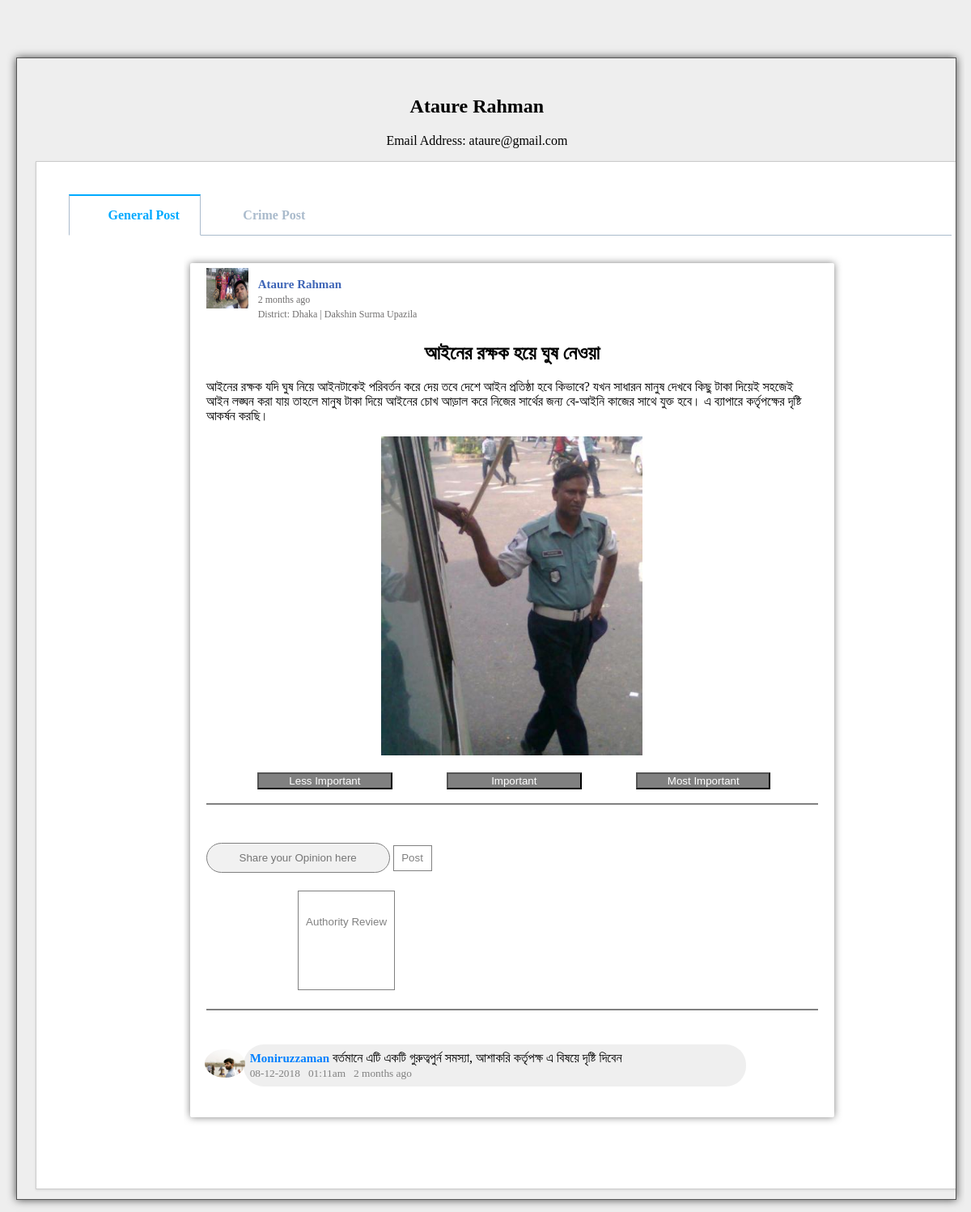
The app's page /admin/individual_user_info.php?u_mail=ataure@gmail.com with its own data.
### tables this page shows
CREATE TABLE `user_info` (
  `SL` int(11) NOT NULL,
  `user_name` varchar(40) NOT NULL,
  `full_name` varchar(40) NOT NULL,
  `password` varchar(40) NOT NULL,
  `mail_address` varchar(40) NOT NULL,
  `nid_no` int(20) NOT NULL,
  `date_birth` date NOT NULL,
  `division_name` varchar(40) NOT NULL,
  `district_name` varchar(30) NOT NULL,
  `district_code` varchar(30) NOT NULL,
  `upazila_name` varchar(30) NOT NULL,
  `upazila_code` varchar(30) NOT NULL,
  `profile_image` varchar(100) NOT NULL,
  `status` int(50) NOT NULL DEFAULT '1',
  `post_status` int(50) NOT NULL DEFAULT '1'
);

CREATE TABLE `complaint` (
  `post_id` int(100) NOT NULL,
  `user_id` varchar(40) NOT NULL,
  `user_fullname` varchar(40) NOT NULL,
  `post_title` text NOT NULL,
  `post_text` text NOT NULL,
  `attatchment` varchar(100) NOT NULL,
  `date_time` timestamp NOT NULL DEFAULT CURRENT_TIMESTAMP,
  `post_type` varchar(40) NOT NULL,
  `upazila_code` varchar(40) NOT NULL,
  `district_code` varchar(50) NOT NULL,
  `post_date` date NOT NULL
);

CREATE TABLE `comment` (
  `com_id` int(100) NOT NULL,
  `user_id` varchar(100) NOT NULL,
  `post_id` varchar(40) NOT NULL,
  `post_type` varchar(30) NOT NULL,
  `com_text` varchar(100) NOT NULL,
  `com_date` varchar(10) NOT NULL,
  `com_time` varchar(10) NOT NULL,
  `current_timestemp` timestamp NOT NULL DEFAULT CURRENT_TIMESTAMP ON UPDATE CURRENT_TIMESTAMP
);

### main/functions.php (called while the page is built, shortened)
<?php
	class  Main{
		public function timeAgo($time_ago){
  $time_ago        = strtotime($time_ago);
  $current_time    = time();
  $time_difference = $current_time - $time_ago;
  $seconds         = $time_difference;
  $minutes = round($seconds / 60);
  $hours   = round($seconds / 3600);
  $days    = round($seconds / 86400);
  $weeks   = round($seconds / 604800);
  $months  = round($seconds / 2629440);
  $years   = round($seconds / 31553280);
  if ($seconds <= 60){
    return "Just Now";
  } else if ($minutes <= 60){
    if ($minutes == 1){
      return "one minute ago";
    } else {
      return "$minutes minutes ago";
    }
  } else if ($hours <= 24){
    if ($hours == 1){
      return "an hour ago";
    } else {
      return "$hours hrs ago";
    }
  } else if ($days <= 7){
    if ($days == 1){
      return "yesterday";
    } else {
      return "$days days ago";
    }
  } else if ($weeks <= 4.3){
    if ($weeks == 1){
      return "a week ago";
    } else {
      return "$weeks weeks ago";
    }
  } else if ($months <= 12){
    if ($months == 1){
      return "a month ago";
    } else {
      return "$months months ago";
    }
  } else {
    if ($years == 1){
      return "one year ago";
    } else {
      return "$years years ago";
    }
  }
		}
	}
?>

### admin/individual_user_info.php (the view, shortened to what this page needs)
<?php
	include '../main/functions.php';
	$get    = new Main;
?>
<!DOCTYPE html>
<html lang="en">
<head>
	<link rel="stylesheet" href="../css/home.css">
	<link rel="stylesheet" href="../css/profile.css">
	<link rel="stylesheet" href="css/tab_content.css">
	<link rel="stylesheet" href="css/style.css">
</head>
<body>
	<?php include '../connection.php'; ?>
<?php
$user_mail=$_GET['u_mail'];
$sql = mysqli_query($conn, "SELECT * FROM user_info WHERE mail_address='$user_mail'");
		$row = mysqli_fetch_array($sql);
	       	$u_name= $row['full_name'];
	       	$user_id= $row['user_name'];
$post_exist=false;
$sql1 = mysqli_query($conn, "SELECT user_id FROM complaint WHERE user_id='$user_id'");
		while ($row1 = mysqli_fetch_array($sql1)) {
			if(isset($row1['user_id'])){
				$post_exist=true;
			}
		}?>
	<div class="container">
		<div class="main_info" style="width: 98%;">
			<div id="about_me">
				<center>
				<h2><?php echo $u_name; ?></h2>
				<p>Email Address: <?php echo $user_mail; ?></p>
				</center>
				<main>
				  <label class="tab_label" for="tab1">General Post</label>
				  <label class="tab_label" for="tab2">Crime Post</label>
				<section id="content1">
<?php
if ($post_exist==false) { ?>
	<h1>Sorry <?php echo $u_name; ?> don't have any post </h1>
<?php
}
else{
?>
<div class="row_personal_post">
		<div class="post_body" style="margin-top: 0.3%; width: 100%; margin-left: 13%;">
			<div class="post_body_middle" style="width: 73%;">
				<?php
					$post_type="Generel";
					$sql_post_view = mysqli_query($conn, "SELECT complaint.user_fullname, complaint.post_id, complaint.post_title, complaint.post_text, complaint.attatchment, complaint.date_time, complaint.upazila_code, user_info.profile_image, user_info.upazila_name, user_info.district_name, user_info.user_name FROM complaint, user_info WHERE  complaint.post_type='$post_type' AND complaint.user_id='$user_id' AND user_info.full_name=complaint.user_fullname ORDER BY post_id DESC");
						while ($row_post = mysqli_fetch_array($sql_post_view))
				       		{
				       			$post_user_name=$row_post['user_fullname'];
				       			$time_ago=$row_post['date_time'];
				       			$post_user_image=$row_post['profile_image'];
				       	?>
							<div class="post-show" style="width: 100%; margin-left: 1%;">
								<div class="post-show-inner">
									<div class="post-header">
										<div class="post-left-box">
											<div class="id-img-box"><img src="../uploads/<?php echo $post_user_image ?>"></img></div>
											<div class="id-name">
												<ul>
													<li><a href="#"><?php echo $post_user_name ?></a></li>
													<li><small style="color: #706E6E"><?php echo $get->timeAgo($time_ago); ?></small></li>
													<li><small style="color: #706E6E;">District: <?php echo $row_post['district_name']; ?> | <?php echo $row_post['upazila_name']; ?></small></li>
												</ul>
											</div>
										</div>
									</div>
									<br>
									<div class="post-body">
										<div class="post-header-text">
											<h2 align="center"><?php echo $row_post['post_title']; ?></h2>
											<p><?php echo $row_post['post_text']; ?></p>
										</div>
										<div class="post-img">
											<center>
											<img align="center" src="../post_image/<?php echo $row_post['attatchment']; ?>" style="color: gray;" alt="No Image Available"></img>
											</center>
										</div>
										<?php
											       $post_id= $row_post['post_id'];
										?>
										<div class="post-footer">
											<div class="post_footer_inner">
											<form action="#">
													<button class="review_btn" name="l_i_btn">Less Important</button>
													<button class="review_btn" name="i_btn">Important</button>
													<button class="review_btn" name="m_i_btn">Most Important</button>
												</form>
											</div>
										</div>
										<br>
										<hr style="margin-top: 2%; margin-bottom: 3%; border:0.5px solid gray;">
											<div class="comment_div">
												<form action="comment_sql.php" method="POST">
													<input style="width: 30%;" type="text" class="comment_input_box" name="comment" placeholder="Share your Opinion here">
													<button class="post_comment_button" name="p_c_btn">Post</button>
												</form>
													<div class="authority_popup">
														<button class="authority_popup_btn" id="myBtn">Authority Review</button>
													</div>
													<hr style="margin-top: 2%; margin-bottom: 3%; border:0.5px solid gray;">
										<?php
											$sql_comment_view = mysqli_query($conn, "SELECT comment.com_id, comment.user_id, comment.post_id, comment.post_type, comment.com_text, comment.com_date, comment.com_time, comment.current_timestemp, user_info.full_name, user_info.profile_image FROM comment, user_info WHERE  comment.post_id='$post_id' AND comment.post_type='$post_type' AND user_info.user_name=comment.user_id ORDER BY com_id ASC");
													while ($row_comm = mysqli_fetch_array($sql_comment_view))
											       		{
											       			$com_user_name=$row_comm['full_name'];
											       			$com_user_image=$row_comm['profile_image'];
											       			$comment_text=$row_comm['com_text'];
											       			$date=$row_comm['com_date'];
											       			$time=$row_comm['com_time'];
											       			$com_time_ago=$row_comm['current_timestemp'];
										?>
													<div>
														<div class="user_image_comment">
															<img style="width: 100%; height: 100%; margin: 25px -2px; border-radius: 50%;" src="../uploads/<?php echo $com_user_image; ?>" alt="Image">
														</div>
														<form action="delete_comment_sql.php" method="post">
														<div class="comment_info">
															<p><b style="font-size: 15px; color: #0080FF;"><?php echo $com_user_name; ?></b>
																<?php echo $comment_text; ?>
																<br>
																<small style="color: gray;"><?php echo $date;?> &nbsp <?php echo $time;?> &nbsp <?php echo $get->timeAgo($com_time_ago); ?></small>
															</p>
														</div>
														</form>
													</div> <br>
											<?php
										}
										?>
											</div>
										<br>
										<br>
									</div>
								</div>
							</div>
							<?php
				       	}
							?>
				</div>
		</div>
	</div>
<?php } ?>
</section>
				</main>
			</div>
		</div>
	</div>
</body>
</html>

### css/home.css (style rules this page uses)
* { font-family: 'Siyam Rupali' 'The Times New Roman'; src: url('https://bits.wikimedia.org/static-current/extensions/UniversalLanguageSelector/data/fontrepo/fonts/SiyamRupali/SiyamRupali.eot?version=1.070'); src: local('Siyam Rupali'), url('https://bits.wikimedia.org/static-current/extensions/UniversalLanguageSelector/data/fontrepo/fonts/SiyamRupali/SiyamRupali.woff?version=1.070') format('woff'), url('https://bits.wikimedia.org/static-current/extensions/UniversalLanguageSelector/data/fontrepo/fonts/SiyamRupali/SiyamRupali.ttf?version=1.070') format('truetype'); font-style: normal; }
body { background-color: #eeeeee; }
.container { overflow: hidden; width: 100%; }
.post_body { margin-top: 2.7%; width: 99.87%; background-color: transparent; overflow: hidden; padding-bottom: 3%; }
.post_body_middle { float: left; width: 100%; }
.post-show { width: 40%; margin-left: 30%; margin-top: 1%; margin-bottom: 2%; background: #FFF none repeat scroll 0% 0%; border-radius: 2px; background-color: white; box-shadow: 0 0 10px rgba(0,0,0,0.5); }
.post-show-inner { width:95%; margin:10px auto; }
.post-header { width:100%; height:60px; }
.post-header-text { margin:8px 0px; }
.post-img { width:100%; height:auto; max-height:400px; }
.post-img img { max-width:100%; max-height:394px; }
.post-left-box { width:80%; height:auto; }
.post-left-box ul { list-style:none; }
.post-left-box ul li { display:block; padding-left: -5px; }
.post-left-box ul li a { text-decoration: none; font-size: 15px; font-weight: bold; color: #3F66B7; }
.post-left-box ul li small { font-size: 12px; color: #D2D1D1; }
.id-img-box { width:52px; height:50px; float:left; margin-top: 1%; }
.id-img-box img { width:100%; height:100%; }
.id-name { padding-left: 24px; padding-top: 1px; }
.post-footer { width:100%; height:20px; margin-top:5px; }
.review_btn { margin-top: 2%; margin-left: 8.4%; margin-bottom: 2%; cursor: pointer; background-color: gray; color: white; width: 22%; }
.comment_input_box { border:1px solid gray; border-radius: 25px; padding: 5px; height: 5%; }
.user_image_comment { width: 50px; height: 35px; }
.post_comment_button { width: 4vw; cursor: pointer; background-color: transparent; border: 0.5px solid gray; color: gray; padding: 1%; text-align: center; text-decoration: none; display: inline-block; }
.comment_info p { margin: -16px 46px; width: 80%; padding: 8px; background-color: rgba(224,224,224,0.5); border-radius: 25px; }
.authority_popup { margin-bottom: 3%; }
.authority_popup_btn { width: 10vw; height: 4.5vh; margin-left: 15%; cursor: pointer; background-color: transparent; border: 0.5px solid gray; color: gray; padding-top: 4%; padding-bottom: 12%; text-align: center; text-decoration: none; display: inline-block; }

### css/profile.css (style rules this page uses)
* { font-family: 'Siyam Rupali' 'The Times New Roman'; src: url('https://bits.wikimedia.org/static-current/extensions/UniversalLanguageSelector/data/fontrepo/fonts/SiyamRupali/SiyamRupali.eot?version=1.070'); src: local('Siyam Rupali'), url('https://bits.wikimedia.org/static-current/extensions/UniversalLanguageSelector/data/fontrepo/fonts/SiyamRupali/SiyamRupali.woff?version=1.070') format('woff'), url('https://bits.wikimedia.org/static-current/extensions/UniversalLanguageSelector/data/fontrepo/fonts/SiyamRupali/SiyamRupali.ttf?version=1.070') format('truetype'); font-style: normal; }
body { background-color: #eeeeee; }
.container { overflow: hidden; margin-top: 3%; width: 100%; }
.main_info { overflow: hidden; float: left; width: 78%; margin-left: 1%; margin-bottom: 3%; margin-top: 3%; border: solid 1px #555555; background-color: transparent; box-shadow: 0 0 10px rgba(0,0,0,0.7); }
#about_me { margin:4% 4% 1% 2%; }

### admin/css/tab_content.css (style rules this page uses)
main { width: 100%; padding: 40px; border: 1px solid rgba(0,0,0,.2); background: #fff; box-shadow: 0 1px 3px rgba(0,0,0,.1); }
#content1, #content2, #content3 { display: none; padding: 20px 0 0; border-top: 1px solid #abc; }
.tab_label { display: inline-block; margin: 0 0 -1px; padding: 15px 25px; font-weight: 600; text-align: center; color: #abc; border: 1px solid transparent; }
.tab_label:before { font-family: fontawesome; font-weight: normal; margin-right: 10px; }
.tab_label[for*='1']:before { content: '\f1cb'; }
.tab_label[for*='2']:before { content: '\f17d'; }
.input:checked + .tab_label { color: #0af; border: 1px solid #abc; border-top: 2px solid #0af; border-bottom: 1px solid #fff; }
#tab1:checked ~ #content1, #tab2:checked ~ #content2, #tab3:checked ~ #content3 { display: block; }

### records on screen
user_info: full_name "Ataure Rahman"
complaint: user_info.profile_image (picture), user_fullname "Ataure Rahman", date_time "2 months ago", user_info.district_name "Dhaka", user_info.upazila_name "Dakshin Surma Upazila", post_title "আইনের রক্ষক হয়ে ঘুষ নেওয়া", post_text "আইনের রক্ষক যদি ঘুষ নিয়ে আইনটাকেই পরিবর্তন করে দেয় তবে দেশে আইন প্রতিষ্ঠা হবে কিভাবে? যখন সাধারন মানুষ দেখবে কিছু টাকা দিয়েই সহজেই আইন লঙ্ঘন করা যায় তাহলে মানুষ টাকা দিয়ে আইনের চোখ আড়াল করে নিজের সার্থের জন্য বে-আইনি কাজের সাথে যুক্ত হবে। এ ব্যাপারে কর্তৃপক্ষের দৃষ্টি আকর্ষন করছি।", attatchment (picture)
comment: user_info.profile_image (picture), user_info.full_name "Moniruzzaman", com_text "বর্তমানে এটি একটি গুরুত্বপুর্ন সমস্যা, আশাকরি কর্তৃপক্ষ এ বিষয়ে দৃষ্টি দিবেন", com_date "08-12-2018", com_time "01:11am", current_timestemp "2 months ago"

### other values on screen
$user_mail "ataure@gmail.com"
